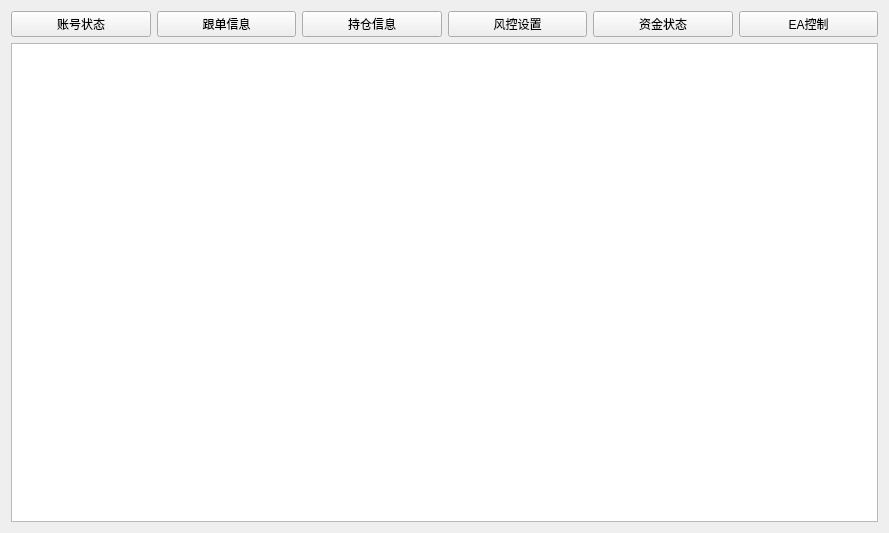
<?xml version="1.0" encoding="UTF-8"?>
<ui version="4.0">
 <class>Form</class>
 <widget class="QWidget" name="Form">
  <property name="geometry">
   <rect>
    <x>0</x>
    <y>0</y>
    <width>889</width>
    <height>533</height>
   </rect>
  </property>
  <property name="windowTitle">
   <string>Form</string>
  </property>
  <layout class="QGridLayout" name="gridLayout">
   <item row="0" column="0">
    <layout class="QVBoxLayout" name="verticalLayout">
     <item>
      <layout class="QHBoxLayout" name="horizontalLayout">
       <item>
        <widget class="QPushButton" name="AccountStatusButton">
         <property name="text">
          <string>账号状态</string>
         </property>
        </widget>
       </item>
       <item>
        <widget class="QPushButton" name="pushButton_2">
         <property name="text">
          <string>跟单信息</string>
         </property>
        </widget>
       </item>
       <item>
        <widget class="QPushButton" name="pushButton_3">
         <property name="text">
          <string>持仓信息</string>
         </property>
        </widget>
       </item>
       <item>
        <widget class="QPushButton" name="pushButton_6">
         <property name="text">
          <string>风控设置</string>
         </property>
        </widget>
       </item>
       <item>
        <widget class="QPushButton" name="pushButton_4">
         <property name="text">
          <string>资金状态</string>
         </property>
        </widget>
       </item>
       <item>
        <widget class="QPushButton" name="pushButton_5">
         <property name="text">
          <string>EA控制</string>
         </property>
        </widget>
       </item>
      </layout>
     </item>
     <item>
      <widget class="QTextBrowser" name="textBrowser"/>
     </item>
    </layout>
   </item>
  </layout>
 </widget>
 <resources/>
 <connections/>
</ui>
